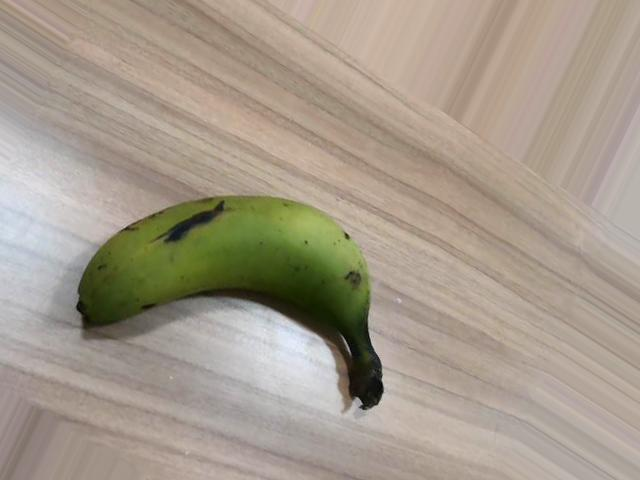
#> input picture datasets/banana_mango_ripe/test/images/Raw_Banana3_0_7017.jpg, 640 x 480 px
$ python -i model-training.py   (imports and definitions only)
#> lines starting #> are read from the running program, lines starting #| are printed output that depends on the picture
#> further down, picture is the input picture: shape (480, 640, 3); mean B, G, R 139.4, 154.2, 165
import os
import numpy as np
import pandas as pd
from tqdm import tqdm
from skimage.feature import hog
from sklearn.ensemble import RandomForestClassifier
from sklearn.model_selection import train_test_split, GridSearchCV
from sklearn.metrics import accuracy_score
from concurrent.futures import ThreadPoolExecutor
import cv2
from turbojpeg import TurboJPEG

# Etapa 1: Carregamento do TurboJPEG ou OpenCV
# [13 lines not run here, left out]

# Carregar CSV
# [1 line that did not run here, left out]
image_folder = "merged/"
X, y = [], []

def extract_color_histogram_features(image):
    """Extrai histogramas de cor no espaço HSV com 8 bins por canal."""
    hsv = cv2.cvtColor(image, cv2.COLOR_BGR2HSV)
#> hsv: shape (480, 640, 3); mean H, S, V 22.8, 48.3, 166.7
    h, s, v = cv2.split(hsv)
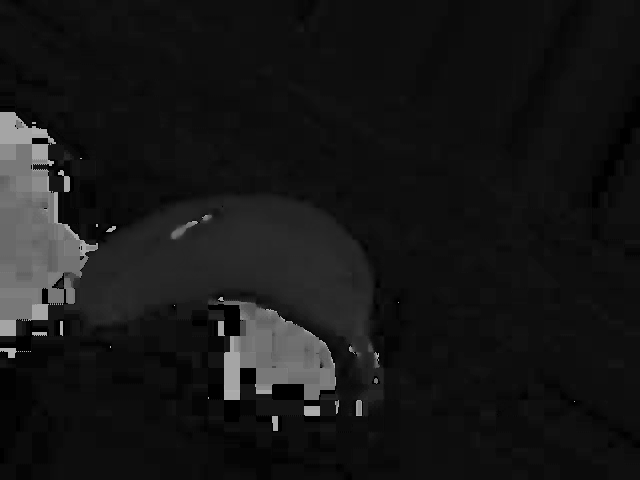
#> h: shape (480, 640); min 0, max 178, mean 22.8
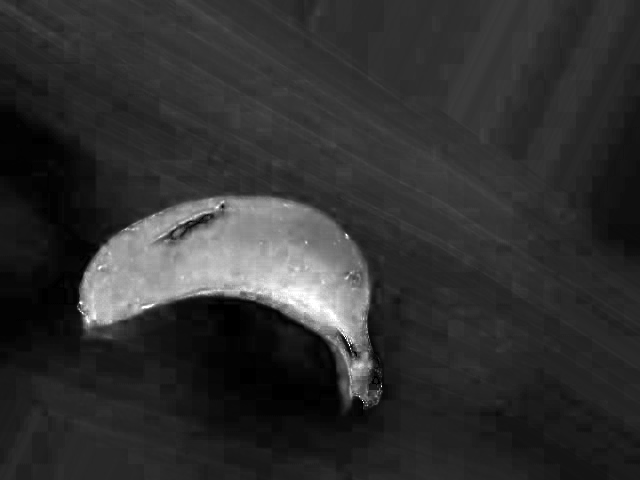
#> s: shape (480, 640); min 0, max 255, mean 48.3
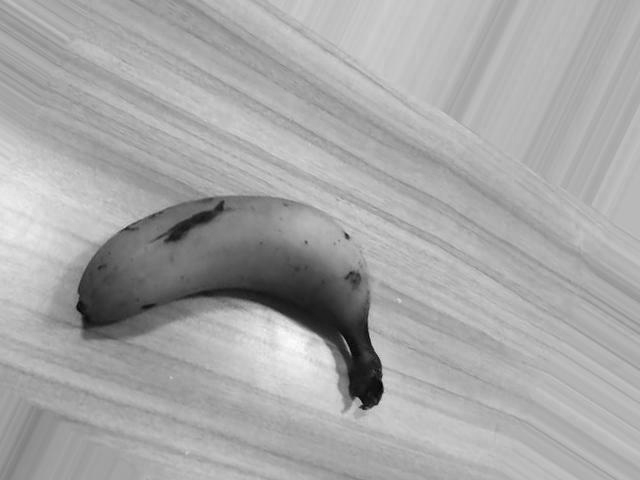
#> v: shape (480, 640); min 0, max 252, mean 166.7
    bins = 8
    hist_h = cv2.calcHist([h], [0], None, [bins], [0, 180])
#> hist_h = [254608, 31344, 516, 411, 6734, 8779, 883, 3925]
    hist_s = cv2.calcHist([s], [0], None, [bins], [0, 256])
#> hist_s = [86125, 189366, 3399, 4761, 9785, 10141, 2552, 1071]
    hist_v = cv2.calcHist([v], [0], None, [bins], [0, 256])
#> hist_v = [2476, 7202, 8089, 11457, 38728, 201472, 34911, 2865]
    hist_h = hist_h / hist_h.sum() if hist_h.sum() != 0 else np.zeros_like(hist_h)
#> hist_h = [0.829, 0.102, 0.00168, 0.00134, 0.0219, 0.0286, 0.00287, 0.0128]
    hist_s = hist_s / hist_s.sum() if hist_s.sum() != 0 else np.zeros_like(hist_s)
#> hist_s = [0.28, 0.616, 0.0111, 0.0155, 0.0319, 0.033, 0.00831, 0.00349]
    hist_v = hist_v / hist_v.sum() if hist_v.sum() != 0 else np.zeros_like(hist_v)
#> hist_v = [0.00806, 0.0234, 0.0263, 0.0373, 0.126, 0.656, 0.114, 0.00933]
    return np.hstack([hist_h.ravel(), hist_s.ravel(), hist_v.ravel()])

def process_image(row):
    img_path = os.path.join(image_folder, row['filename'])
    if not os.path.exists(img_path):
        print(f"\nImagem não encontrada: {img_path}")
        return None, None

    if jpeg is not None:
        try:
            with open(img_path, 'rb') as file:
                img = jpeg.decode(file.read())
        except Exception as e:
            print(f"\nErro ao carregar com TurboJPEG: {img_path}, erro: {e}")
            return None, None
    else:
        img = cv2.imread(img_path)

    if img is None:
        print(f"\nErro ao carregar a imagem: {img_path}")
        return None, None

    x_min, y_min, x_max, y_max = int(row['xmin']), int(row['ymin']), int(row['xmax']), int(row['ymax'])
    h, w, _ = img.shape
    x_min, y_min = max(0, x_min), max(0, y_min)
    x_max, y_max = min(w, x_max), min(h, y_max)
    roi = img[y_min:y_max, x_min:x_max]

    if roi.shape[0] < 1 or roi.shape[1] < 1:
        print(f"\nROI muito pequeno para processamento: {img_path}")
        return None, None

    roi_resized = cv2.resize(roi, (32, 32), interpolation=cv2.INTER_AREA)
    roi_gray = cv2.cvtColor(roi_resized, cv2.COLOR_BGR2GRAY)
    roi_gray = cv2.equalizeHist(roi_gray)

    fd = hog(roi_gray, orientations=12, pixels_per_cell=(8, 8), cells_per_block=(2, 2), visualize=False)
    color_features = extract_color_histogram_features(roi_resized)
    combined_features = np.hstack([fd, color_features])
    return combined_features, row['class']

# Etapa 2: Processamento das Imagens
# [14 lines not run here, left out]

# Dividir em treino e teste
# [1 line that did not run here, left out]

# Etapa 4: Treinamento do Modelo com GridSearchCV
# [1 line not run here, left out]
rf = RandomForestClassifier(random_state=42, class_weight='balanced')
param_grid = {
    'n_estimators': [200, 500, 1000],
    'max_depth': [None, 10, 20, 30],
    'min_samples_split': [2, 5, 10],
    'min_samples_leaf': [1, 2, 4]
}

grid_search = GridSearchCV(estimator=rf, param_grid=param_grid, cv=5, n_jobs=-1, verbose=0)
# [15 lines not run here, left out]

>>> import cv2
>>> picture = cv2.imread('../../../datasets/banana_mango_ripe/test/images/Raw_Banana3_0_7017.jpg')
>>> result = extract_color_histogram_features(picture)
#> result = 24 values, max 0.829 at index 0, min 0.00134 at index 3, mean 0.125

$ run again, on datasets/banana_mango_ripe/test/images/Raw_Banana6_0_3615.jpg
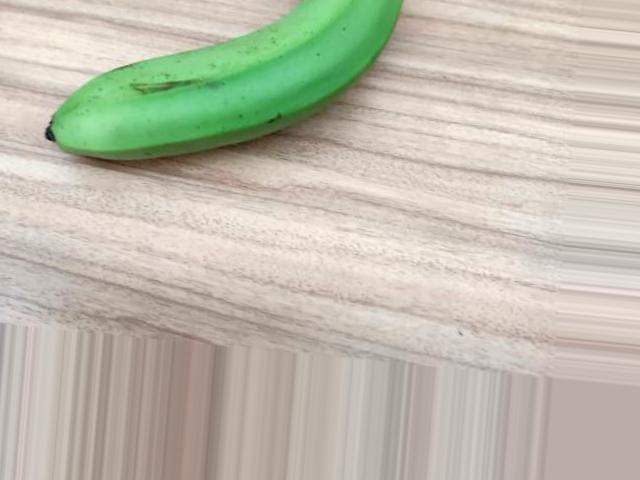
#> input picture datasets/banana_mango_ripe/test/images/Raw_Banana6_0_3615.jpg, 640 x 480 px
#> picture is the input picture: shape (480, 640, 3); mean B, G, R 173.7, 188.9, 191.2
#> hsv: shape (480, 640, 3); mean H, S, V 18.1, 36.3, 199.4
#> in extract_color_histogram_features, `h, s, v = cv2.split(hsv)`:
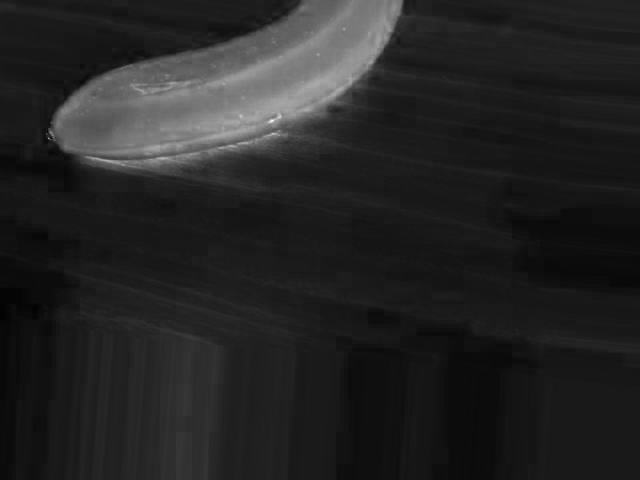
#> s: shape (480, 640); min 2, max 255, mean 36.3
#> in extract_color_histogram_features, `h, s, v = cv2.split(hsv)`:
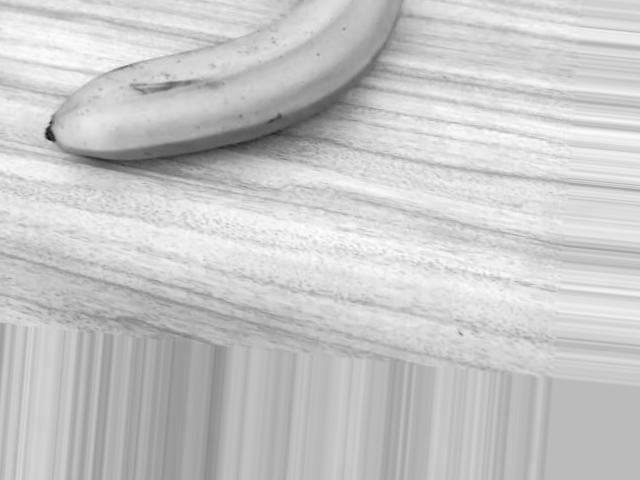
#> v: shape (480, 640); min 16, max 255, mean 199.4
#> in extract_color_histogram_features, `hist_h = cv2.calcHist([h], [0], None, [bins], [0, 180])`: hist_h = [272566, 3074, 26311, 4652, 7, 5, 9, 576]
#> in extract_color_histogram_features, `hist_s = cv2.calcHist([s], [0], None, [bins], [0, 256])`: hist_s = [215106, 57152, 7010, 16666, 10416, 827, 19, 4]
#> in extract_color_histogram_features, `hist_v = cv2.calcHist([v], [0], None, [bins], [0, 256])`: hist_v = [6, 314, 2401, 4759, 15646, 87518, 133662, 62894]
#> in extract_color_histogram_features, `hist_h = hist_h / hist_h.sum() if hist_h.sum() != 0 else np.zeros_like..`: hist_h = [0.887, 0.01, 0.0856, 0.0151, 2.28e-05, 1.63e-05, 2.93e-05, 0.00187]
#> in extract_color_histogram_features, `hist_s = hist_s / hist_s.sum() if hist_s.sum() != 0 else np.zeros_like..`: hist_s = [0.7, 0.186, 0.0228, 0.0543, 0.0339, 0.00269, 6.18e-05, 1.3e-05]
#> in extract_color_histogram_features, `hist_v = hist_v / hist_v.sum() if hist_v.sum() != 0 else np.zeros_like..`: hist_v = [1.95e-05, 0.00102, 0.00782, 0.0155, 0.0509, 0.285, 0.435, 0.205]
#> result = 24 values, max 0.887 at index 0, min 1.3e-05 at index 15, mean 0.125

$ run again, on datasets/banana_mango_ripe/test/images/Raw_Banana6_0_5663.jpg
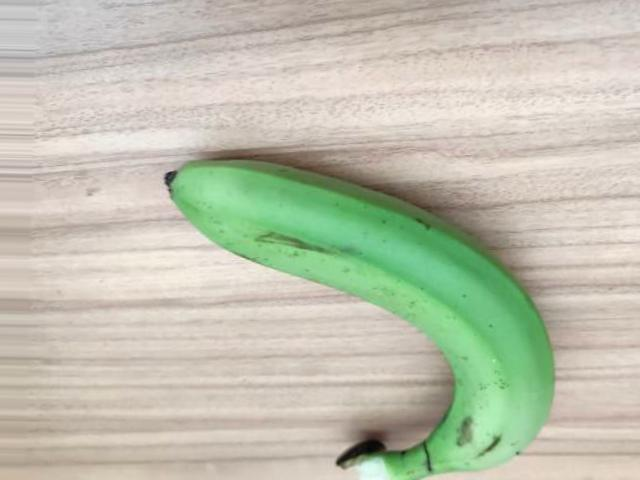
#> input picture datasets/banana_mango_ripe/test/images/Raw_Banana6_0_5663.jpg, 640 x 480 px
#> picture is the input picture: shape (480, 640, 3); mean B, G, R 175.4, 194, 191.3
#> hsv: shape (480, 640, 3); mean H, S, V 23.5, 38.1, 202.7
#> in extract_color_histogram_features, `h, s, v = cv2.split(hsv)`:
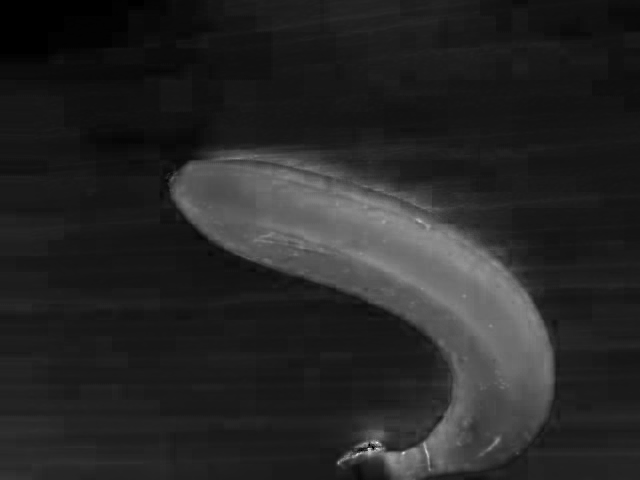
#> s: shape (480, 640); min 0, max 237, mean 38.1
#> in extract_color_histogram_features, `h, s, v = cv2.split(hsv)`:
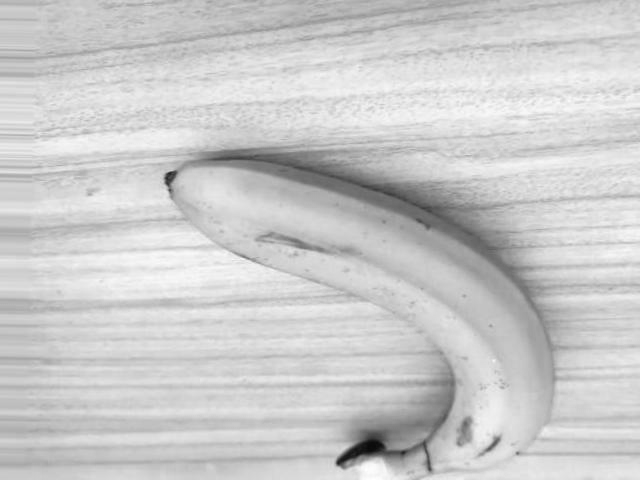
#> v: shape (480, 640); min 9, max 255, mean 202.7
#> in extract_color_histogram_features, `hist_h = cv2.calcHist([h], [0], None, [bins], [0, 180])`: hist_h = [248552, 5268, 44943, 5454, 19, 23, 36, 2905]
#> in extract_color_histogram_features, `hist_s = cv2.calcHist([s], [0], None, [bins], [0, 256])`: hist_s = [205120, 50638, 23158, 24218, 3988, 66, 10, 2]
#> in extract_color_histogram_features, `hist_v = cv2.calcHist([v], [0], None, [bins], [0, 256])`: hist_v = [300, 270, 1734, 7429, 10469, 48037, 183569, 55392]
#> in extract_color_histogram_features, `hist_h = hist_h / hist_h.sum() if hist_h.sum() != 0 else np.zeros_like..`: hist_h = [0.809, 0.0171, 0.146, 0.0178, 6.18e-05, 7.49e-05, 0.000117, 0.00946]
#> in extract_color_histogram_features, `hist_s = hist_s / hist_s.sum() if hist_s.sum() != 0 else np.zeros_like..`: hist_s = [0.668, 0.165, 0.0754, 0.0788, 0.013, 0.000215, 3.26e-05, 6.51e-06]
#> in extract_color_histogram_features, `hist_v = hist_v / hist_v.sum() if hist_v.sum() != 0 else np.zeros_like..`: hist_v = [0.000977, 0.000879, 0.00564, 0.0242, 0.0341, 0.156, 0.598, 0.18]
#> result = 24 values, max 0.809 at index 0, min 6.51e-06 at index 15, mean 0.125

$ run again, on datasets/banana_mango_ripe/test/images/Raw_Banana6_0_9236.jpg
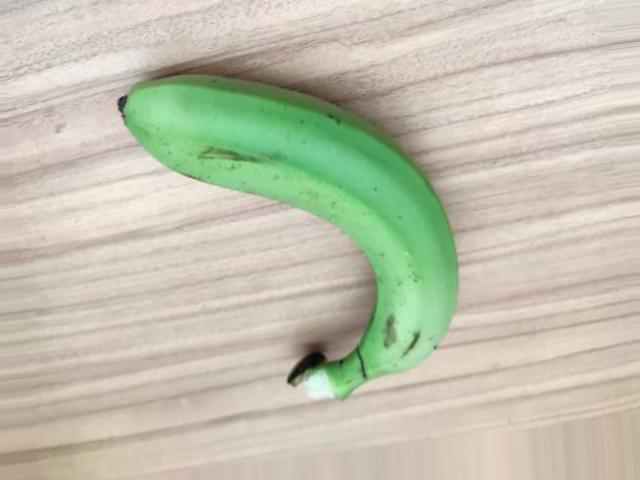
#> input picture datasets/banana_mango_ripe/test/images/Raw_Banana6_0_9236.jpg, 640 x 480 px
#> picture is the input picture: shape (480, 640, 3); mean B, G, R 175.5, 194.6, 194.3
#> hsv: shape (480, 640, 3); mean H, S, V 22, 39.4, 204.3
#> in extract_color_histogram_features, `h, s, v = cv2.split(hsv)`:
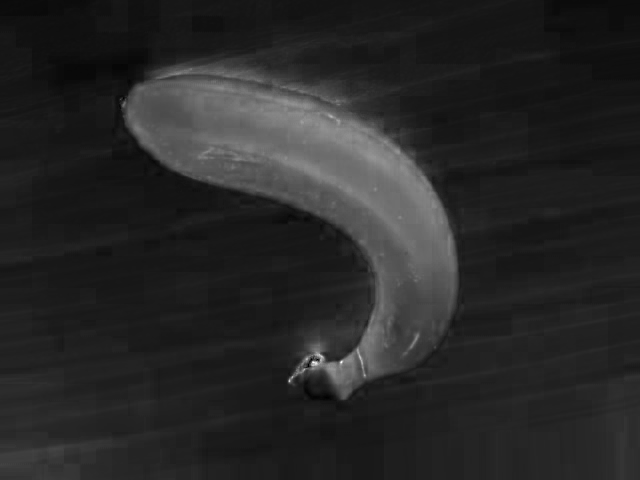
#> s: shape (480, 640); min 0, max 255, mean 39.4
#> in extract_color_histogram_features, `h, s, v = cv2.split(hsv)`:
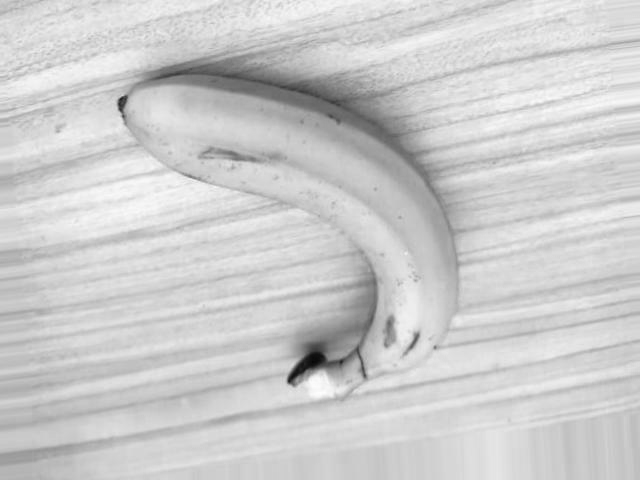
#> v: shape (480, 640); min 6, max 254, mean 204.3
#> in extract_color_histogram_features, `hist_h = cv2.calcHist([h], [0], None, [bins], [0, 180])`: hist_h = [257833, 4880, 39123, 5202, 15, 18, 25, 104]
#> in extract_color_histogram_features, `hist_s = cv2.calcHist([s], [0], None, [bins], [0, 256])`: hist_s = [176874, 85086, 20642, 20751, 3766, 64, 11, 6]
#> in extract_color_histogram_features, `hist_v = cv2.calcHist([v], [0], None, [bins], [0, 256])`: hist_v = [256, 241, 1564, 6463, 9451, 37986, 201098, 50141]
#> in extract_color_histogram_features, `hist_h = hist_h / hist_h.sum() if hist_h.sum() != 0 else np.zeros_like..`: hist_h = [0.839, 0.0159, 0.127, 0.0169, 4.88e-05, 5.86e-05, 8.14e-05, 0.000339]
#> in extract_color_histogram_features, `hist_s = hist_s / hist_s.sum() if hist_s.sum() != 0 else np.zeros_like..`: hist_s = [0.576, 0.277, 0.0672, 0.0675, 0.0123, 0.000208, 3.58e-05, 1.95e-05]
#> in extract_color_histogram_features, `hist_v = hist_v / hist_v.sum() if hist_v.sum() != 0 else np.zeros_like..`: hist_v = [0.000833, 0.000785, 0.00509, 0.021, 0.0308, 0.124, 0.655, 0.163]
#> result = 24 values, max 0.839 at index 0, min 1.95e-05 at index 15, mean 0.125
